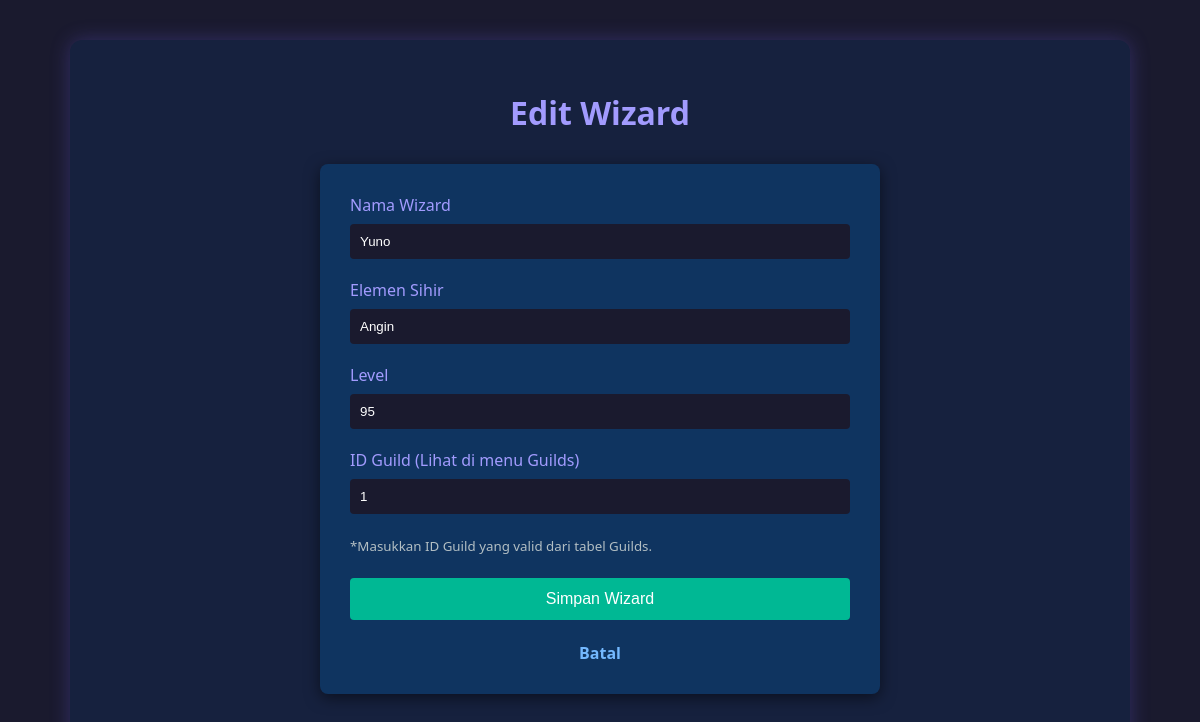
The app's page /Project/views/wizard_form.php?id=1 with its own data.
### tables this page shows
CREATE TABLE `wizards` (
  `id` int(11) NOT NULL,
  `nama_wizard` varchar(100) NOT NULL,
  `elemen` varchar(50) NOT NULL,
  `level` int(11) DEFAULT 1,
  `id_guild` int(11) DEFAULT NULL
);

### Project/viewmodels/WizardViewModel.php (called while the page is built, shortened)
<?php
require_once '../models/Wizard.php';
require_once '../config/Database.php';
class WizardViewModel {
    public $model;
    public function __construct() {
        $database = new Database();
        $this->db = $database->getConnection();
        $this->model = new Wizard($this->db);
    }
    public function getById($id) {
        $this->model->id = $id;
        $this->model->readOne();
    }
}
?>

### Project/config/Database.php (called while the page is built, shortened)
<?php
class Database {
    private $host = "localhost";
    private $user = "root";
    private $pass = "";
    private $db_name = "magic_rpg";
    public function getConnection() {
        $this->conn = null;
        try {
            $this->conn = new PDO("mysql:host=" . $this->host . ";dbname=" . $this->db_name, $this->user, $this->pass);
            $this->conn->exec("set names utf8");
        } catch(PDOException $exception) {
            echo "Connection error: " . $exception->getMessage();
        }
        return $this->conn;
    }
}
?>

### Project/models/Wizard.php (called while the page is built, shortened)
<?php
class Wizard {
    private $conn;
    private $table_name = "wizards";
    public $id;
    public function __construct($db) { $this->conn = $db; }
    public function readOne() {
        $query = "SELECT * FROM " . $this->table_name . " WHERE id = ? LIMIT 0,1";
        $stmt = $this->conn->prepare($query);
        $stmt->bindParam(1, $this->id);
        $stmt->execute();
        $row = $stmt->fetch(PDO::FETCH_ASSOC);
        if($row) {
            $this->nama_wizard = $row['nama_wizard'];
            $this->elemen = $row['elemen'];
            $this->level = $row['level'];
            $this->id_guild = $row['id_guild'];
        }
    }
}
?>

### Project/views/wizard_form.php (the view, shortened to what this page needs)
<?php
require_once '../viewmodels/WizardViewModel.php';
$vm = new WizardViewModel();
$data = null;
$id = $_GET['id'] ?? null;
if ($id) {
    $vm->getById($id);
    $data = $vm->model;
}
?>
<!DOCTYPE html>
<html>
<head>
    <link rel="stylesheet" href="../style.css">
</head>
<body>
    <div class="container">
        <h1><?= $id ? 'Edit' : 'Rekrut' ?> Wizard</h1>
        <form method="POST">
            <label>Nama Wizard</label>
            <input type="text" name="nama_wizard" value="<?= $data->nama_wizard ?? '' ?>" required placeholder="Contoh: Harry Potter">
            <label>Elemen Sihir</label>
            <input type="text" name="elemen" value="<?= $data->elemen ?? '' ?>" required placeholder="Contoh: Api / Angin">
            <label>Level</label>
            <input type="number" name="level" value="<?= $data->level ?? '' ?>" required placeholder="1 - 100">
            <label>ID Guild (Lihat di menu Guilds)</label>
            <input type="number" name="id_guild" value="<?= $data->id_guild ?? '' ?>" required placeholder="Masukkan ID Guild (Angka)">
            <small style="color: #b2bec3;">*Masukkan ID Guild yang valid dari tabel Guilds.</small>
            <br><br>
            <button type="submit">Simpan Wizard</button>
            <br><br>
            <center><a href="wizard_list.php">Batal</a></center>
        </form>
    </div>
</body>
</html>

### Project/Style.css (style rules this page uses)
body { font-family: 'Segoe UI', Tahoma, Geneva, Verdana, sans-serif; background-color: #1a1a2e; color: #e0e0e0; margin: 0; padding: 0; display: flex; justify-content: center; min-height: 100vh; }
.container { width: 90%; max-width: 1000px; margin: 40px auto; background-color: #16213e; padding: 30px; border-radius: 12px; box-shadow: 0 0 20px rgba(108, 92, 231, 0.3); }
h1, h2, h3 { color: #a29bfe; text-align: center; margin-bottom: 30px; }
a { text-decoration: none; color: #74b9ff; font-weight: bold; transition: 0.3s; }
form { max-width: 500px; margin: 0 auto; background: #0f3460; padding: 30px; border-radius: 8px; box-shadow: 0 4px 15px rgba(0,0,0,0.5); }
label { display: block; margin-bottom: 8px; color: #a29bfe; }
input, select, textarea { width: 100%; padding: 10px; margin-bottom: 20px; border: none; border-radius: 4px; background-color: #1a1a2e; color: white; box-sizing: border-box; }
button[type="submit"] { width: 100%; padding: 12px; background-color: #00b894; color: white; border: none; border-radius: 4px; font-size: 16px; cursor: pointer; }

### records on screen
wizards: nama_wizard "Yuno", elemen "Angin", level "95", id_guild "1"
